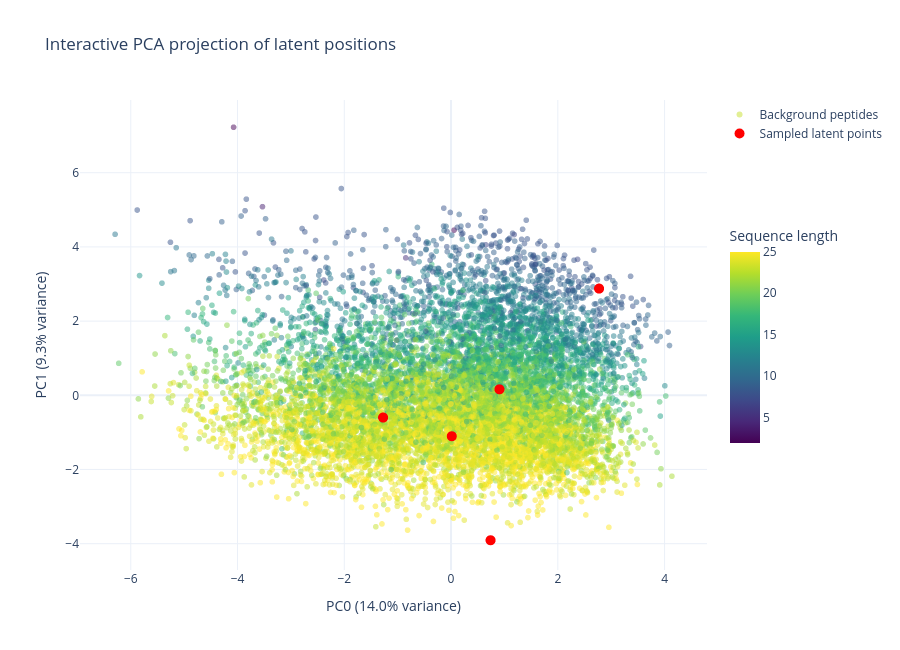

The code cell stored with this chart in its notebook:
### Code cell
PCA_COMPONENTS = (0, 1)  # PCA components to plot

pca = PCA(n_components=64)
latent_background_projected = pca.fit_transform(
    latent_background.detach().cpu().numpy()
)

# Mean and variance in PCA space
mean = np.zeros(pca.n_components_)
variance = pca.explained_variance_

# Sample PCA coordinates
n_samples = 5

sampled_latent_points = np.random.normal(
    loc=mean,
    scale=np.sqrt(variance),
    size=(n_samples, pca.n_components_),
)

fig = go.Figure()

background_lengths = [len(peptide) for peptide in background_peptides]

fig.add_trace(
    go.Scattergl(
        x=latent_background_projected[:, PCA_COMPONENTS[0]],
        y=latent_background_projected[:, PCA_COMPONENTS[1]],
        mode="markers",
        name="Background peptides",
        marker={
            "size": 6,
            "opacity": 0.5,
            "color": background_lengths,
            "colorscale": "Viridis",
            "colorbar": {
                "title": "Sequence length",
                "len": 0.5,
                "y": 0.5,
                "yanchor": "middle",
                "x": 1.02,
            },
        },
        customdata=[
            (sequence, length)
            for sequence, length in zip(background_peptides, background_lengths)
        ],
        hovertemplate=(
            "Sequence: %{customdata[0]}<br>"
            "Length: %{customdata[1]}<br>"
            f"PC{PCA_COMPONENTS[0]}: " + "%{x:.4f}<br>"
            f"PC{PCA_COMPONENTS[1]}: " + "%{y:.4f}<extra></extra>"
        ),
    )
)

fig.add_trace(
    go.Scattergl(
        x=sampled_latent_points[:, PCA_COMPONENTS[0]],
        y=sampled_latent_points[:, PCA_COMPONENTS[1]],
        mode="markers",
        name="Sampled latent points",
        marker={
            "size": 10,
            "opacity": 1,
            "color": "red",
        },
        hovertemplate=(
            "Sampled latent point<br>"
            f"PC{PCA_COMPONENTS[0]}: " + "%{x:.4f}<br>"
            f"PC{PCA_COMPONENTS[1]}: " + "%{y:.4f}<extra></extra>"
        ),
    )
)

fig.update_layout(
    title="Interactive PCA projection of latent positions",
    xaxis_title=f"PC{PCA_COMPONENTS[0]} ({pca.explained_variance_ratio_[0]:.1%} variance)",
    yaxis_title=f"PC{PCA_COMPONENTS[1]} ({pca.explained_variance_ratio_[1]:.1%} variance)",
    template="plotly_white",
    width=900,
    height=650,
)

fig.show()

### Figure 1 — Plotly figure (JSON) as saved in the notebook; plotly's stock layout.template omitted (floating-point values rounded to 4 significant figures; data arrays with more than 128 entries replaced by an {"elided": "..."} marker saying what was removed)
{"data": [{"customdata": {"elided": "10000x2 mixed values"}, "hovertemplate": "Sequence: %{customdata[0]}<br>Length: %{customdata[1]}<br>PC0: %{x:.4f}<br>PC1: %{y:.4f}<extra></extra>", "marker": {"color": {"elided": "10000 int values"}, "colorbar": {"len": 0.5, "title": {"text": "Sequence length"}, "x": 1.02, "y": 0.5, "yanchor": "middle"}, "colorscale": [[0, "#440154"], [0.1111, "#482878"], [0.2222, "#3e4989"], [0.3333, "#31688e"], [0.4444, "#26828e"], [0.5556, "#1f9e89"], [0.6667, "#35b779"], [0.7778, "#6ece58"], [0.8889, "#b5de2b"], [1, "#fde725"]], "opacity": 0.5, "size": 6}, "mode": "markers", "name": "Background peptides", "type": "scattergl", "x": {"elided": "10000 float values"}, "y": {"elided": "10000 float values"}}, {"hovertemplate": "Sampled latent point<br>PC0: %{x:.4f}<br>PC1: %{y:.4f}<extra></extra>", "marker": {"color": "red", "opacity": 1, "size": 10}, "mode": "markers", "name": "Sampled latent points", "type": "scattergl", "x": [2.773, 0.9064, -1.273, 0.74, 0.01338], "y": [2.877, 0.1616, -0.5995, -3.908, -1.104]}], "layout": {"height": 650, "title": {"text": "Interactive PCA projection of latent positions"}, "width": 900, "xaxis": {"title": {"text": "PC0 (14.0% variance)"}}, "yaxis": {"title": {"text": "PC1 (9.3% variance)"}}}}
